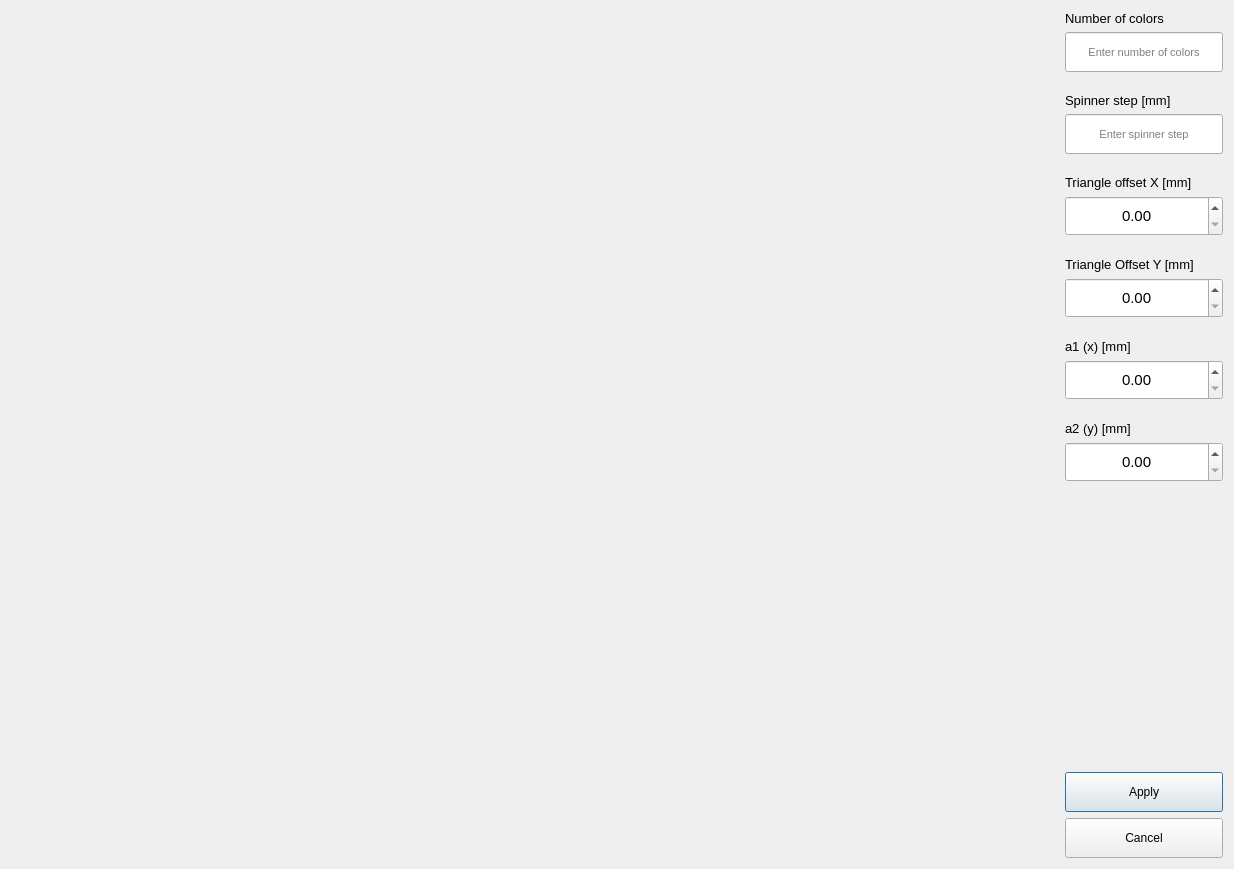
<?xml version="1.0" encoding="UTF-8"?>
<ui version="4.0">
 <class>offlineRegTab</class>
 <widget class="QWidget" name="offlineRegTab">
  <property name="geometry">
   <rect>
    <x>0</x>
    <y>0</y>
    <width>1234</width>
    <height>869</height>
   </rect>
  </property>
  <property name="windowTitle">
   <string>offlineRegTab</string>
  </property>
  <layout class="QHBoxLayout" name="horizontalLayout">
   <property name="leftMargin">
    <number>0</number>
   </property>
   <property name="topMargin">
    <number>0</number>
   </property>
   <property name="rightMargin">
    <number>0</number>
   </property>
   <property name="bottomMargin">
    <number>0</number>
   </property>
   <item>
    <widget class="QWidget" name="regROIBoxesWidget" native="true">
     <layout class="QVBoxLayout" name="verticalLayout">
      <property name="spacing">
       <number>0</number>
      </property>
      <property name="leftMargin">
       <number>2</number>
      </property>
      <property name="topMargin">
       <number>0</number>
      </property>
      <property name="rightMargin">
       <number>2</number>
      </property>
      <property name="bottomMargin">
       <number>0</number>
      </property>
      <item>
       <layout class="QHBoxLayout" name="horizontalLayout_3">
        <property name="leftMargin">
         <number>0</number>
        </property>
        <item>
         <widget class="roiWidget" name="leftROIWidget" native="true">
          <property name="sizePolicy">
           <sizepolicy hsizetype="Expanding" vsizetype="Expanding">
            <horstretch>0</horstretch>
            <verstretch>0</verstretch>
           </sizepolicy>
          </property>
         </widget>
        </item>
        <item>
         <widget class="roiWidget" name="rightROIWidget" native="true">
          <property name="sizePolicy">
           <sizepolicy hsizetype="Expanding" vsizetype="Expanding">
            <horstretch>0</horstretch>
            <verstretch>0</verstretch>
           </sizepolicy>
          </property>
         </widget>
        </item>
       </layout>
      </item>
     </layout>
    </widget>
   </item>
   <item>
    <widget class="QWidget" name="regParamWidget" native="true">
     <property name="minimumSize">
      <size>
       <width>180</width>
       <height>0</height>
      </size>
     </property>
     <property name="maximumSize">
      <size>
       <width>180</width>
       <height>16777215</height>
      </size>
     </property>
     <layout class="QVBoxLayout" name="verticalLayout_2">
      <item>
       <widget class="QLabel" name="label">
        <property name="font">
         <font>
          <pointsize>10</pointsize>
         </font>
        </property>
        <property name="text">
         <string>Number of colors</string>
        </property>
       </widget>
      </item>
      <item>
       <widget class="QLineEdit" name="editNumColors">
        <property name="minimumSize">
         <size>
          <width>0</width>
          <height>40</height>
         </size>
        </property>
        <property name="font">
         <font>
          <pointsize>8</pointsize>
         </font>
        </property>
        <property name="alignment">
         <set>Qt::AlignCenter</set>
        </property>
        <property name="placeholderText">
         <string>Enter number of colors</string>
        </property>
       </widget>
      </item>
      <item>
       <spacer name="verticalSpacer_6">
        <property name="orientation">
         <enum>Qt::Vertical</enum>
        </property>
        <property name="sizeType">
         <enum>QSizePolicy::Maximum</enum>
        </property>
        <property name="sizeHint" stdset="0">
         <size>
          <width>20</width>
          <height>15</height>
         </size>
        </property>
       </spacer>
      </item>
      <item>
       <widget class="QLabel" name="label_2">
        <property name="font">
         <font>
          <pointsize>10</pointsize>
         </font>
        </property>
        <property name="text">
         <string>Spinner step [mm]</string>
        </property>
       </widget>
      </item>
      <item>
       <widget class="QLineEdit" name="editSpinnerStep">
        <property name="minimumSize">
         <size>
          <width>0</width>
          <height>40</height>
         </size>
        </property>
        <property name="font">
         <font>
          <pointsize>8</pointsize>
         </font>
        </property>
        <property name="alignment">
         <set>Qt::AlignCenter</set>
        </property>
        <property name="placeholderText">
         <string>Enter spinner step</string>
        </property>
       </widget>
      </item>
      <item>
       <spacer name="verticalSpacer_5">
        <property name="orientation">
         <enum>Qt::Vertical</enum>
        </property>
        <property name="sizeType">
         <enum>QSizePolicy::Maximum</enum>
        </property>
        <property name="sizeHint" stdset="0">
         <size>
          <width>20</width>
          <height>15</height>
         </size>
        </property>
       </spacer>
      </item>
      <item>
       <widget class="QLabel" name="label_3">
        <property name="font">
         <font>
          <pointsize>10</pointsize>
         </font>
        </property>
        <property name="text">
         <string>Triangle offset X [mm]</string>
        </property>
       </widget>
      </item>
      <item>
       <widget class="QDoubleSpinBox" name="spinTriangleOffsetX">
        <property name="minimumSize">
         <size>
          <width>0</width>
          <height>40</height>
         </size>
        </property>
        <property name="font">
         <font>
          <pointsize>11</pointsize>
         </font>
        </property>
        <property name="alignment">
         <set>Qt::AlignCenter</set>
        </property>
       </widget>
      </item>
      <item>
       <spacer name="verticalSpacer_4">
        <property name="orientation">
         <enum>Qt::Vertical</enum>
        </property>
        <property name="sizeType">
         <enum>QSizePolicy::Maximum</enum>
        </property>
        <property name="sizeHint" stdset="0">
         <size>
          <width>20</width>
          <height>15</height>
         </size>
        </property>
       </spacer>
      </item>
      <item>
       <widget class="QLabel" name="label_4">
        <property name="font">
         <font>
          <pointsize>10</pointsize>
         </font>
        </property>
        <property name="text">
         <string>Triangle Offset Y [mm]</string>
        </property>
       </widget>
      </item>
      <item>
       <widget class="QDoubleSpinBox" name="spinTriangleOffsetY">
        <property name="minimumSize">
         <size>
          <width>0</width>
          <height>40</height>
         </size>
        </property>
        <property name="font">
         <font>
          <pointsize>11</pointsize>
         </font>
        </property>
        <property name="alignment">
         <set>Qt::AlignCenter</set>
        </property>
       </widget>
      </item>
      <item>
       <spacer name="verticalSpacer_3">
        <property name="orientation">
         <enum>Qt::Vertical</enum>
        </property>
        <property name="sizeType">
         <enum>QSizePolicy::Maximum</enum>
        </property>
        <property name="sizeHint" stdset="0">
         <size>
          <width>20</width>
          <height>15</height>
         </size>
        </property>
       </spacer>
      </item>
      <item>
       <widget class="QLabel" name="label_5">
        <property name="font">
         <font>
          <pointsize>10</pointsize>
         </font>
        </property>
        <property name="text">
         <string>a1 (x) [mm]</string>
        </property>
       </widget>
      </item>
      <item>
       <widget class="QDoubleSpinBox" name="spinA1X">
        <property name="minimumSize">
         <size>
          <width>0</width>
          <height>40</height>
         </size>
        </property>
        <property name="font">
         <font>
          <pointsize>11</pointsize>
         </font>
        </property>
        <property name="alignment">
         <set>Qt::AlignCenter</set>
        </property>
       </widget>
      </item>
      <item>
       <spacer name="verticalSpacer_2">
        <property name="orientation">
         <enum>Qt::Vertical</enum>
        </property>
        <property name="sizeType">
         <enum>QSizePolicy::Maximum</enum>
        </property>
        <property name="sizeHint" stdset="0">
         <size>
          <width>20</width>
          <height>15</height>
         </size>
        </property>
       </spacer>
      </item>
      <item>
       <widget class="QLabel" name="label_6">
        <property name="font">
         <font>
          <pointsize>10</pointsize>
         </font>
        </property>
        <property name="text">
         <string>a2 (y) [mm]</string>
        </property>
       </widget>
      </item>
      <item>
       <widget class="QDoubleSpinBox" name="spinA2Y">
        <property name="minimumSize">
         <size>
          <width>0</width>
          <height>40</height>
         </size>
        </property>
        <property name="font">
         <font>
          <pointsize>11</pointsize>
         </font>
        </property>
        <property name="alignment">
         <set>Qt::AlignCenter</set>
        </property>
       </widget>
      </item>
      <item>
       <spacer name="verticalSpacer">
        <property name="orientation">
         <enum>Qt::Vertical</enum>
        </property>
        <property name="sizeHint" stdset="0">
         <size>
          <width>20</width>
          <height>40</height>
         </size>
        </property>
       </spacer>
      </item>
      <item>
       <widget class="QPushButton" name="applyButt">
        <property name="minimumSize">
         <size>
          <width>0</width>
          <height>40</height>
         </size>
        </property>
        <property name="text">
         <string>Apply</string>
        </property>
        <property name="default">
         <bool>true</bool>
        </property>
       </widget>
      </item>
      <item>
       <widget class="QPushButton" name="cancelButt">
        <property name="minimumSize">
         <size>
          <width>0</width>
          <height>40</height>
         </size>
        </property>
        <property name="text">
         <string>Cancel</string>
        </property>
       </widget>
      </item>
     </layout>
    </widget>
   </item>
  </layout>
 </widget>
 <layoutdefault spacing="6" margin="11"/>
 <customwidgets>
  <customwidget>
   <class>roiWidget</class>
   <extends>QWidget</extends>
   <header>roiwidget.h</header>
   <container>1</container>
  </customwidget>
 </customwidgets>
 <resources/>
 <connections/>
</ui>
